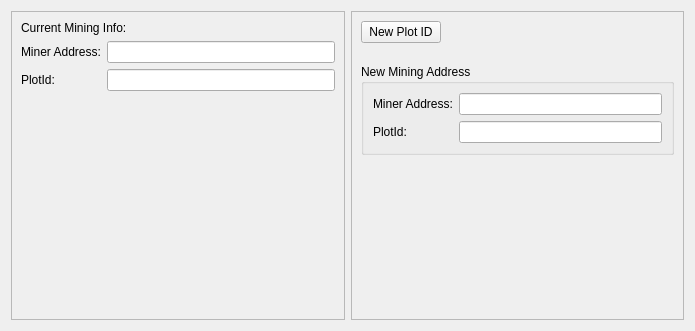
<?xml version="1.0" encoding="UTF-8"?>
<ui version="4.0">
 <class>PlotInfoPage</class>
 <widget class="QWidget" name="PlotInfoPage">
  <property name="geometry">
   <rect>
    <x>0</x>
    <y>0</y>
    <width>695</width>
    <height>331</height>
   </rect>
  </property>
  <property name="sizePolicy">
   <sizepolicy hsizetype="Preferred" vsizetype="Preferred">
    <horstretch>0</horstretch>
    <verstretch>0</verstretch>
   </sizepolicy>
  </property>
  <property name="windowTitle">
   <string>Form</string>
  </property>
  <layout class="QGridLayout" name="gridLayout" columnstretch="1,1">
   <item row="0" column="0">
    <widget class="QFrame" name="currentInfoFrame">
     <property name="sizePolicy">
      <sizepolicy hsizetype="Preferred" vsizetype="Preferred">
       <horstretch>0</horstretch>
       <verstretch>0</verstretch>
      </sizepolicy>
     </property>
     <property name="maximumSize">
      <size>
       <width>16777215</width>
       <height>16777215</height>
      </size>
     </property>
     <property name="frameShape">
      <enum>QFrame::StyledPanel</enum>
     </property>
     <property name="frameShadow">
      <enum>QFrame::Raised</enum>
     </property>
     <layout class="QVBoxLayout" name="verticalLayout_2">
      <item>
       <widget class="QLabel" name="label">
        <property name="sizePolicy">
         <sizepolicy hsizetype="Preferred" vsizetype="Fixed">
          <horstretch>0</horstretch>
          <verstretch>0</verstretch>
         </sizepolicy>
        </property>
        <property name="text">
         <string>Current Mining Info:</string>
        </property>
       </widget>
      </item>
      <item>
       <layout class="QFormLayout" name="formLayout">
        <property name="fieldGrowthPolicy">
         <enum>QFormLayout::AllNonFixedFieldsGrow</enum>
        </property>
        <item row="0" column="0">
         <widget class="QLabel" name="minerAddressLabel">
          <property name="text">
           <string>Miner Address:</string>
          </property>
         </widget>
        </item>
        <item row="0" column="1">
         <widget class="QLineEdit" name="ebMinerAddress">
          <property name="readOnly">
           <bool>true</bool>
          </property>
         </widget>
        </item>
        <item row="1" column="0">
         <widget class="QLabel" name="plotIdLabel">
          <property name="text">
           <string>PlotId:</string>
          </property>
         </widget>
        </item>
        <item row="1" column="1">
         <widget class="QLineEdit" name="ebPlotId">
          <property name="readOnly">
           <bool>true</bool>
          </property>
         </widget>
        </item>
       </layout>
      </item>
     </layout>
    </widget>
   </item>
   <item row="0" column="1">
    <widget class="QFrame" name="frameOp">
     <property name="minimumSize">
      <size>
       <width>100</width>
       <height>200</height>
      </size>
     </property>
     <property name="sizeIncrement">
      <size>
       <width>0</width>
       <height>0</height>
      </size>
     </property>
     <property name="frameShape">
      <enum>QFrame::StyledPanel</enum>
     </property>
     <property name="frameShadow">
      <enum>QFrame::Raised</enum>
     </property>
     <layout class="QVBoxLayout" name="verticalLayout">
      <item alignment="Qt::AlignLeft">
       <widget class="QPushButton" name="btnNewAddress">
        <property name="text">
         <string>New Plot ID</string>
        </property>
        <property name="flat">
         <bool>false</bool>
        </property>
       </widget>
      </item>
      <item>
       <spacer name="verticalSpacer_2">
        <property name="orientation">
         <enum>Qt::Vertical</enum>
        </property>
        <property name="sizeType">
         <enum>QSizePolicy::Fixed</enum>
        </property>
        <property name="sizeHint" stdset="0">
         <size>
          <width>20</width>
          <height>15</height>
         </size>
        </property>
       </spacer>
      </item>
      <item>
       <widget class="QGroupBox" name="gbNewAddress">
        <property name="enabled">
         <bool>true</bool>
        </property>
        <property name="title">
         <string>New Mining Address</string>
        </property>
        <layout class="QVBoxLayout" name="verticalLayout_3">
         <property name="spacing">
          <number>6</number>
         </property>
         <item>
          <layout class="QFormLayout" name="formNew">
           <property name="fieldGrowthPolicy">
            <enum>QFormLayout::AllNonFixedFieldsGrow</enum>
           </property>
           <item row="0" column="0">
            <widget class="QLabel" name="label_2">
             <property name="text">
              <string>Miner Address:</string>
             </property>
            </widget>
           </item>
           <item row="0" column="1">
            <widget class="QLineEdit" name="ebNewAddress"/>
           </item>
           <item row="1" column="0">
            <widget class="QLabel" name="plotIdLabel_2">
             <property name="text">
              <string>PlotId:</string>
             </property>
            </widget>
           </item>
           <item row="1" column="1">
            <widget class="QLineEdit" name="ebNewId"/>
           </item>
          </layout>
         </item>
        </layout>
       </widget>
      </item>
      <item>
       <spacer name="verticalSpacer">
        <property name="orientation">
         <enum>Qt::Vertical</enum>
        </property>
        <property name="sizeHint" stdset="0">
         <size>
          <width>20</width>
          <height>40</height>
         </size>
        </property>
       </spacer>
      </item>
     </layout>
    </widget>
   </item>
  </layout>
 </widget>
 <resources/>
 <connections/>
</ui>
